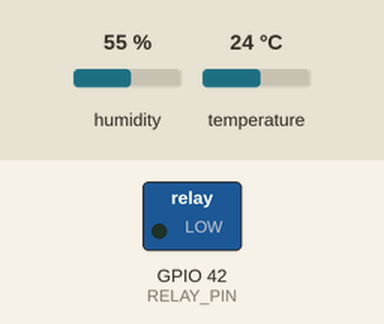
This sketch was run on a simulated ESP32. Parts: switched loads named in the sketch (green lamp = pin HIGH). The inputs (shaded band) are chosen by the test bench; at power-on: temperature 24 °C, humidity 55 %. WiFi joins after 1.5 s; servers stay silent unless stated; uploads are accepted with an empty reply; what the sketch prints to the serial monitor is not drawn.

Above: at 3.7 s.
3.8 s: temperature set to 37.4 °C
9.6 s: temperature set to 38.5 °C
At 13.9 s:
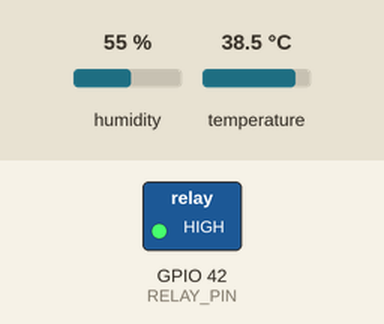
15.4 s: temperature set to 37.8 °C
21.2 s: temperature set to 37.1 °C
At 24.6 s:
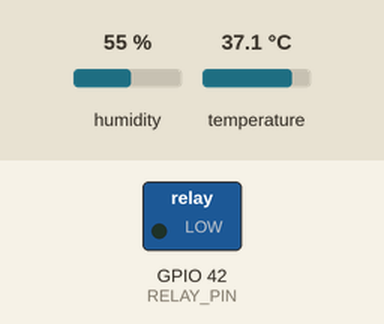
27.0 s: temperature set to 41 °C
At 30.0 s:
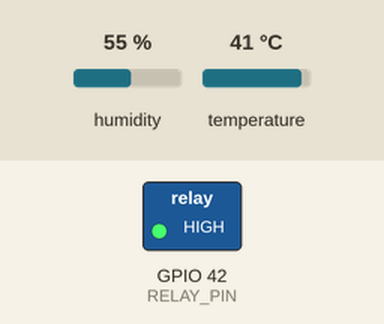
Timing chart, 0 to 31.5 s (numbered marks = the images above; inputs shaded):
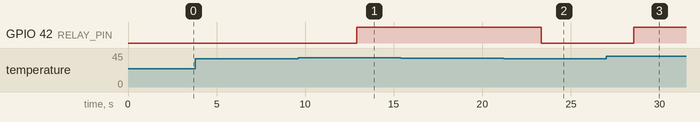

Measured:
- the behaviour switches between 38 and 38.1 °C on temperature (found by bisection; images 0 and 1)
- the behaviour switches between 37.5 and 37.4 °C on temperature (found by bisection; images 1 and 2)
- after the input at 3.8 s, every drawn part: stays the same
- after the input at 9.6 s, GPIO 42 (RELAY_PIN): LOW → HIGH after 3.3 s
- after the input at 15.4 s, every drawn part: stays the same
- after the input at 21.2 s, GPIO 42 (RELAY_PIN): HIGH → LOW after 2.1 s
- after the input at 27.0 s, GPIO 42 (RELAY_PIN): LOW → HIGH after 1.5 s

The sketch:

EggIncubator.ino
```cpp
#include <WiFi.h>
#include <HTTPClient.h>
#include <DHT.h>

// ------------------- Configuration -------------------
const char* ssid = "HUSAMM";        //Your WiFi SSID
const char* password = "arrrrrrr"; //Your WiFi Password

// Server URL
const char* serverUrl = "http://x:3000/api/data"; // Replace with your server URL, (or Replace the x to your IP address to run locally)

// --- Pin Definitions for Maker Feather AIoT S3 ---
#define DHTPIN 21      // Updated to GPIO 21 based on user connection
#define DHTTYPE DHT22
#define RELAY_PIN 42   // Physical label D42

// Temperature Settings
const float TARGET_TEMP = 37.5;
const float TEMP_HYSTERESIS = 0.5;

// Relay Logic Configuration
// Change this to true if your relay turns ON when the pin is HIGH
bool relayActiveHigh = true;

// ------------------- Globals -------------------
DHT dht(DHTPIN, DHTTYPE);

void setup() {
  Serial.begin(115200);
  delay(1000); // Give time for Serial Monitor to connect
  Serial.println("\n--- Smart Egg Incubator Starting ---");

  // Initialize Relay
  pinMode(RELAY_PIN, OUTPUT);
  // Turn relay OFF immediately on boot
  digitalWrite(RELAY_PIN, relayActiveHigh ? LOW : HIGH);

  dht.begin();

  WiFi.begin(ssid, password);
  Serial.print("Connecting to WiFi");
  while (WiFi.status() != WL_CONNECTED) {
    delay(500);
    Serial.print(".");
  }
  Serial.println("\nConnected!");
}

void loop() {
  float humidity = dht.readHumidity();
  float temperature = dht.readTemperature();
  Serial.println("\nConnected!");
  if (isnan(humidity) || isnan(temperature)) {
    Serial.println("Failed to read from DHT sensor!");
    delay(2000);
    return;
  }

  // --- Control Logic ---
  bool fanStatus = false;

  if (temperature > (TARGET_TEMP + TEMP_HYSTERESIS)) {
    // Turn Fan ON
    digitalWrite(RELAY_PIN, relayActiveHigh ? HIGH : LOW);
    fanStatus = true;
  } else if (temperature < TARGET_TEMP) {
    // Turn Fan OFF
    digitalWrite(RELAY_PIN, relayActiveHigh ? LOW : HIGH);
    fanStatus = false;
  }

  // --- Serial Debugging ---
  Serial.printf("Temp: %.2f°C | Hum: %.2f%% | Fan: %s\n",
                temperature, humidity, fanStatus ? "ON" : "OFF");

  // --- Send Data to Cloud ---
  if (WiFi.status() == WL_CONNECTED) {
    HTTPClient http;
    http.begin(serverUrl);
    http.addHeader("Content-Type", "application/json");

    // Using a more robust string formatting
    String jsonPayload = "{\"temperature\": " + String(temperature) +
                         ", \"humidity\": " + String(humidity) +
                         ", \"fanStatus\": " + String(fanStatus ? "true" : "false") + "}";

    int httpResponseCode = http.POST(jsonPayload);

    if (httpResponseCode > 0) {
      Serial.print("HTTP Code: ");
      Serial.println(httpResponseCode);
    } else {
      Serial.printf("Error: %s\n", http.errorToString(httpResponseCode).c_str());
    }
    http.end();
  }

  delay(5000);
}
```
